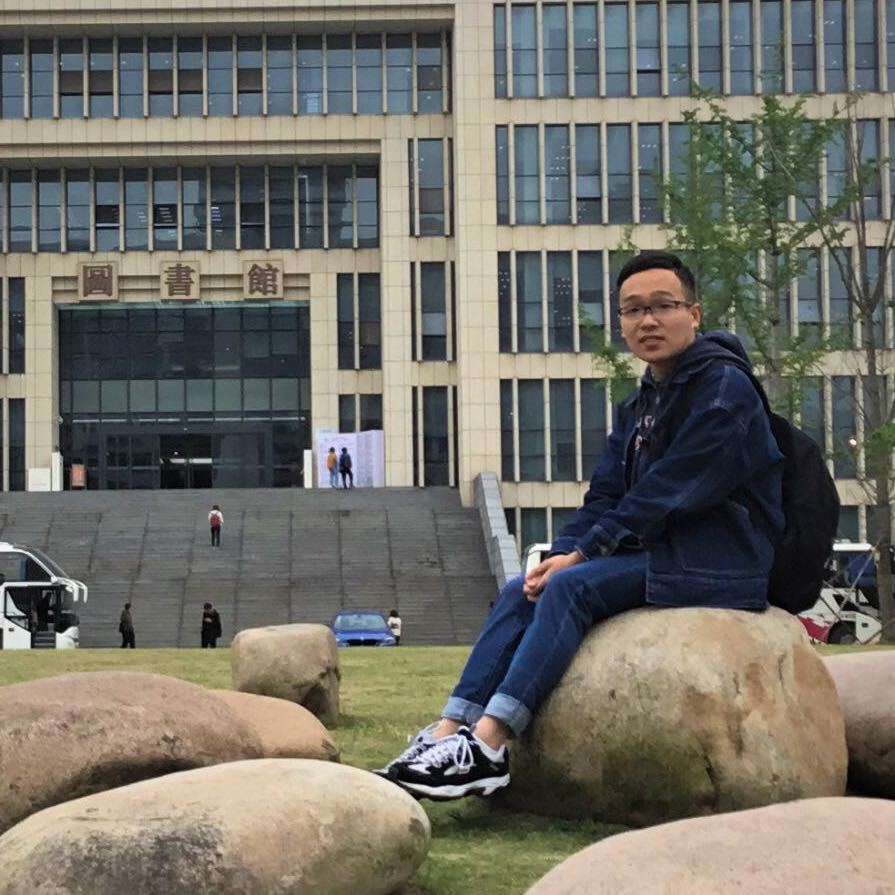
//> input picture EE-569/HW5/Source code/LeNet/Yao Fu.jpg, 895 x 895 px, given in place of GrayImage2.jpg, which was not available
$ ./EE569_hw2_6786354176_Yao_Fu_prob1_b '../../../HW5/Source code/LeNet/Yao Fu.jpg'   (built with g++ and OpenCV 4)
//> lines starting //> are read from the running program, lines starting //| are printed output that depends on the picture; pictures that were not available may be replaced by others from this repository, and a replacement may not be noted
// EE569 Homework Assignment #2 Problem1_b
// Submission Date: February 16, 2020
// Name : Yao Fu
// USC ID : 6786354176
// Email : yaof@usc.edu

#include <opencv.hpp>
#include "opencv2/imgproc.hpp"
#include "opencv2/highgui.hpp"
#include <iostream>
#include <stdio.h>
#include <iostream>
#include <stdlib.h>

using namespace std;
using namespace cv;

//[variables]
Mat src, src_gray;
Mat dst, detected_edges;


const int max_lowThreshold = 100;

const int kernel_size = 3;
const char* window_name = "Edge Map";


static void CannyThreshold(int, void*)
{
    /// Reduce noise with a kernel 3x3
    blur(src, detected_edges, Size(3, 3));

    /// Canny detector
    const int ratio = 3;
    int lowThreshold = 65;
    Canny(detected_edges, detected_edges, lowThreshold, lowThreshold * ratio, kernel_size);

    /// Using Canny's output as a mask, we display our result
    dst = Scalar::all(0);

    //![copyto]
    src.copyTo(dst, detected_edges);
    //![copyto]

    //![display]
    imshow(window_name, dst);
    //![display]
}


int main(int argc, char** argv)
{
    CommandLineParser parser(argc, argv, "{@input | fruits.jpg | input image}");
    src = imread("GrayImage2.jpg", IMREAD_GRAYSCALE); // Load an image
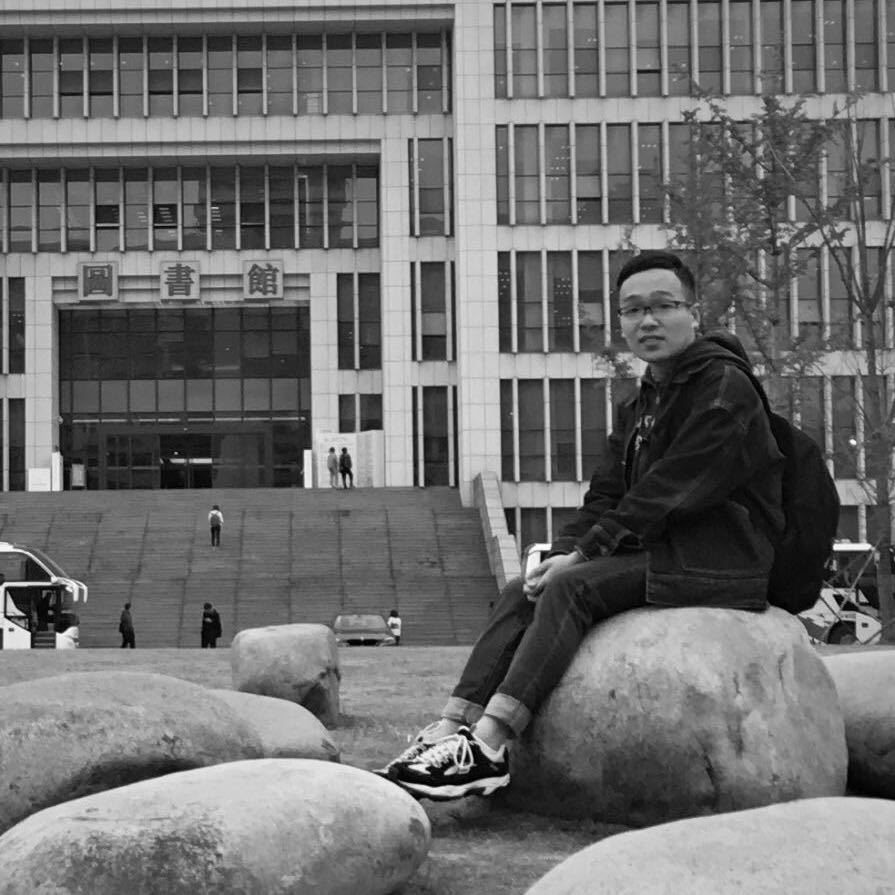
//> src: 895 rows x 895 cols, CV_8UC1; min 0, max 255, mean 110

    if (src.empty())
    {
        cout << "Could not open or find the image!\n" << endl;
        cout << "Usage: " << argv[0] << " <Input image>" << endl;
        return -1;
    }

    // Create a matrix of the same type and size as src (for dst)
    dst.create(src.size(), src.type());

    //Create_window
    namedWindow(window_name, WINDOW_AUTOSIZE);

    // Show the image
    CannyThreshold(0, 0);
//> in CannyThreshold, `Canny(detected_edges, detected_edges, lowThreshold, lowThreshold * rat..`:
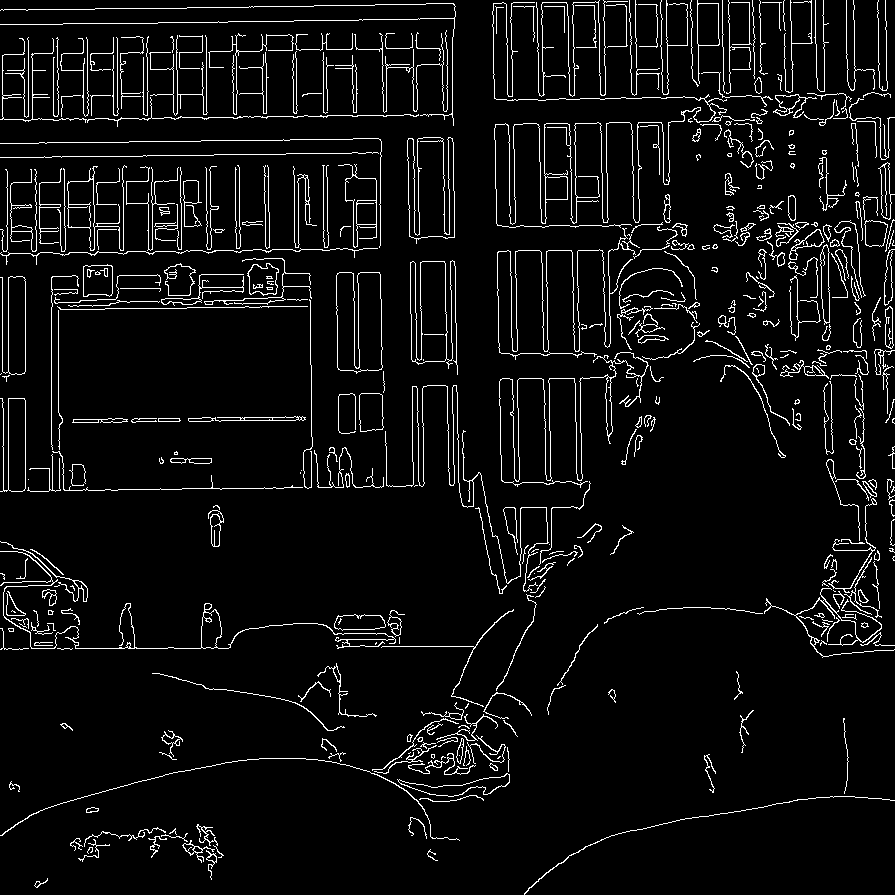
//> detected_edges: 895 rows x 895 cols, CV_8UC1; 5.7% white in thin lines or dots
//> in CannyThreshold, `src.copyTo(dst, detected_edges);`:
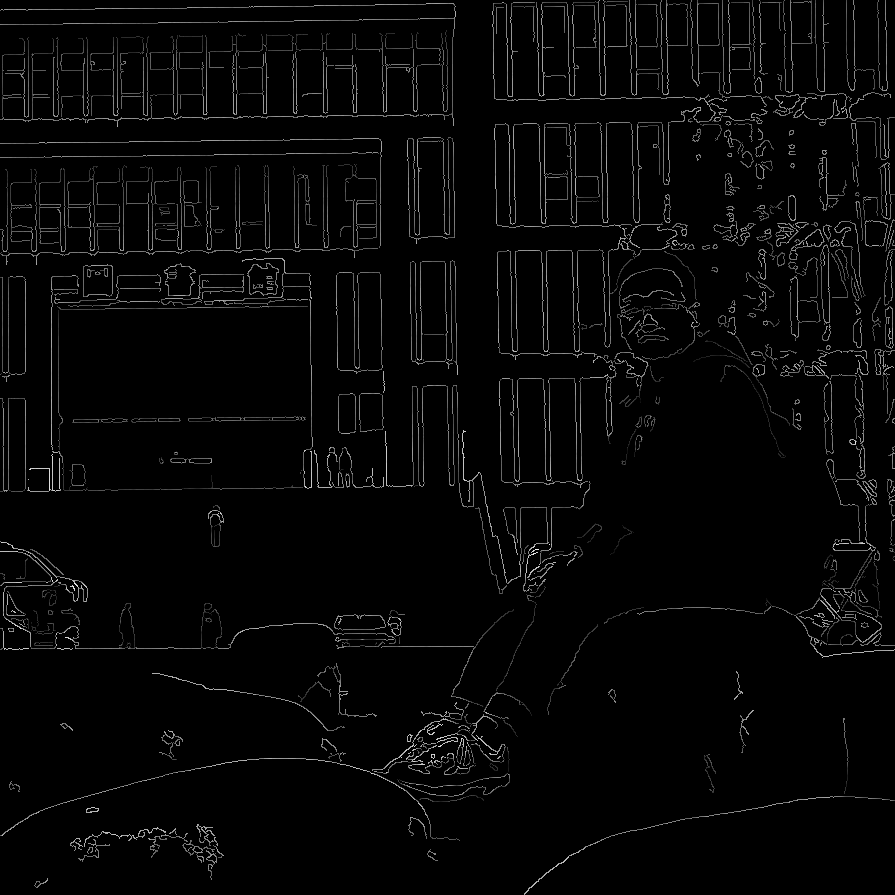
//> dst: 895 rows x 895 cols, CV_8UC1; min 0, max 250, mean 6.4

    // Save the image
    imwrite("CannyImage2_3_65.png", dst);

    // Wait until user exit program by pressing a key
    waitKey(0);

    return 0;
}
